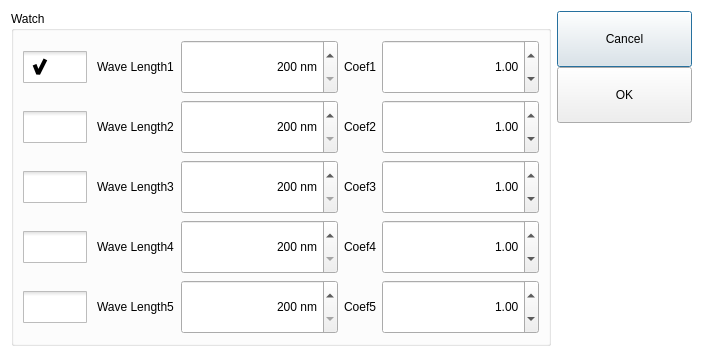
<?xml version="1.0" encoding="UTF-8"?>
<ui version="4.0">
 <class>UvDialog</class>
 <widget class="QDialog" name="UvDialog">
  <property name="geometry">
   <rect>
    <x>0</x>
    <y>0</y>
    <width>703</width>
    <height>341</height>
   </rect>
  </property>
  <property name="windowTitle">
   <string>UV-VIS</string>
  </property>
  <property name="styleSheet">
   <string notr="true">QDialog{
	background-color: rgb(255, 255, 255);
}

/*checkbox字体和间距设置*/
QCheckBox{
	spacing: 10px;
	font: 12pt &quot;黑体&quot;;
}

/*checkbox样式设置*/
QCheckBox::indicator { 
	width: 64px;
	height: 32px;
}
/*未选中*/
QCheckBox::indicator::unchecked {	
	image: url(:/icons/uncheck1.png);
}
/*选中*/
QCheckBox::indicator::checked { 
	image: url(:/icons/check1.png);
}

QPushButton,QLabel,QLineEdit,QSpinBox,QDoubleSpinBox{
	min-height:48px;
	font: 12pt &quot;黑体&quot;;
}

QGroupBox{
	font: Bold 14pt &quot;黑体&quot;;
}

/*spinbox 抬起样式*/
QTimeEdit::up-button,QDoubleSpinBox::up-button,QSpinBox::up-button {subcontrol-origin:border;
    subcontrol-position:right;
	image: url(:/icons/up_left.png);
	background-color: rgb(255, 255, 255);
    width: 36px;
    height: 50px;       
}
QTimeEdit::down-button,QDoubleSpinBox::down-button,QSpinBox::down-button {subcontrol-origin:border;
    subcontrol-position:left;
	image: url(:/icons/up_right.png);
	background-color: rgb(255, 255, 255);
    width: 36px;
    height: 50px;
}

/*按钮按下样式*/
QTimeEdit::up-button:pressed,QDoubleSpinBox::up-button:pressed,QSpinBox::up-button:pressed{subcontrol-origin:border;
    subcontrol-position:right;
    image: url(:/icons/up_left.png);
	background-color: rgb(255, 255, 255);
    width: 35px;
    height: 49px;       
}
  
QTimeEdit::down-button:pressed,QDoubleSpinBox::down-button:pressed,QSpinBox::down-button:pressed,QSpinBox::down-button:pressed{
    subcontrol-position:left;
    image: url(:/icons/up_right.png);
	background-color: rgb(255, 255, 255);
    width: 35px;
    height: 49px;   
}</string>
  </property>
  <layout class="QHBoxLayout" name="horizontalLayout_6" stretch="4,1">
   <item>
    <widget class="QGroupBox" name="groupBox_2">
     <property name="styleSheet">
      <string notr="true">QDialog{
	background-color: rgb(255, 255, 255);
}

/*checkbox字体和间距设置*/
QCheckBox{
	spacing: 10px;
	font: 12pt &quot;黑体&quot;;
}

/*checkbox样式设置*/
QCheckBox::indicator { 
	width: 64px;
	height: 32px;
}
/*未选中*/
QCheckBox::indicator::unchecked {	
	image: url(:/icons/uncheck1.png);
}
/*选中*/
QCheckBox::indicator::checked { 
	image: url(:/icons/check1.png);
}

QPushButton,QLabel,QLineEdit,QSpinBox{
	min-height:48px;
	font: 12pt &quot;黑体&quot;;
}

QGroupBox{
	font: Bold 14pt &quot;黑体&quot;;
}
</string>
     </property>
     <property name="title">
      <string>Watch</string>
     </property>
     <layout class="QVBoxLayout" name="verticalLayout">
      <item>
       <layout class="QHBoxLayout" name="horizontalLayout" stretch="0,1,0,1">
        <item>
         <widget class="QCheckBox" name="wl1CheckBox">
          <property name="text">
           <string>Wave Length1</string>
          </property>
          <property name="checked">
           <bool>true</bool>
          </property>
         </widget>
        </item>
        <item>
         <widget class="QSpinBox" name="wl1SpinBox">
          <property name="alignment">
           <set>Qt::AlignRight|Qt::AlignTrailing|Qt::AlignVCenter</set>
          </property>
          <property name="suffix">
           <string> nm</string>
          </property>
          <property name="minimum">
           <number>200</number>
          </property>
          <property name="maximum">
           <number>850</number>
          </property>
          <property name="value">
           <number>200</number>
          </property>
         </widget>
        </item>
        <item>
         <widget class="QLabel" name="label">
          <property name="text">
           <string>Coef1</string>
          </property>
         </widget>
        </item>
        <item>
         <widget class="QDoubleSpinBox" name="cf1DoubleSpinBox">
          <property name="alignment">
           <set>Qt::AlignRight|Qt::AlignTrailing|Qt::AlignVCenter</set>
          </property>
          <property name="maximum">
           <double>1000.000000000000000</double>
          </property>
          <property name="value">
           <double>1.000000000000000</double>
          </property>
         </widget>
        </item>
       </layout>
      </item>
      <item>
       <layout class="QHBoxLayout" name="horizontalLayout_2" stretch="0,1,0,1">
        <item>
         <widget class="QCheckBox" name="wl2CheckBox">
          <property name="text">
           <string>Wave Length2</string>
          </property>
         </widget>
        </item>
        <item>
         <widget class="QSpinBox" name="wl2SpinBox">
          <property name="alignment">
           <set>Qt::AlignRight|Qt::AlignTrailing|Qt::AlignVCenter</set>
          </property>
          <property name="suffix">
           <string> nm</string>
          </property>
          <property name="minimum">
           <number>200</number>
          </property>
          <property name="maximum">
           <number>850</number>
          </property>
          <property name="value">
           <number>200</number>
          </property>
         </widget>
        </item>
        <item>
         <widget class="QLabel" name="label_2">
          <property name="text">
           <string>Coef2</string>
          </property>
         </widget>
        </item>
        <item>
         <widget class="QDoubleSpinBox" name="cf2DoubleSpinBox">
          <property name="alignment">
           <set>Qt::AlignRight|Qt::AlignTrailing|Qt::AlignVCenter</set>
          </property>
          <property name="maximum">
           <double>1000.000000000000000</double>
          </property>
          <property name="value">
           <double>1.000000000000000</double>
          </property>
         </widget>
        </item>
       </layout>
      </item>
      <item>
       <layout class="QHBoxLayout" name="horizontalLayout_3" stretch="0,1,0,1">
        <item>
         <widget class="QCheckBox" name="wl3CheckBox">
          <property name="text">
           <string>Wave Length3</string>
          </property>
         </widget>
        </item>
        <item>
         <widget class="QSpinBox" name="wl3SpinBox">
          <property name="alignment">
           <set>Qt::AlignRight|Qt::AlignTrailing|Qt::AlignVCenter</set>
          </property>
          <property name="suffix">
           <string> nm</string>
          </property>
          <property name="minimum">
           <number>200</number>
          </property>
          <property name="maximum">
           <number>850</number>
          </property>
         </widget>
        </item>
        <item>
         <widget class="QLabel" name="label_3">
          <property name="text">
           <string>Coef3</string>
          </property>
         </widget>
        </item>
        <item>
         <widget class="QDoubleSpinBox" name="cf3DoubleSpinBox">
          <property name="alignment">
           <set>Qt::AlignRight|Qt::AlignTrailing|Qt::AlignVCenter</set>
          </property>
          <property name="maximum">
           <double>1000.000000000000000</double>
          </property>
          <property name="value">
           <double>1.000000000000000</double>
          </property>
         </widget>
        </item>
       </layout>
      </item>
      <item>
       <layout class="QHBoxLayout" name="horizontalLayout_4" stretch="0,1,0,1">
        <item>
         <widget class="QCheckBox" name="wl4CheckBox">
          <property name="text">
           <string>Wave Length4</string>
          </property>
         </widget>
        </item>
        <item>
         <widget class="QSpinBox" name="wl4SpinBox">
          <property name="alignment">
           <set>Qt::AlignRight|Qt::AlignTrailing|Qt::AlignVCenter</set>
          </property>
          <property name="suffix">
           <string> nm</string>
          </property>
          <property name="minimum">
           <number>200</number>
          </property>
          <property name="maximum">
           <number>850</number>
          </property>
         </widget>
        </item>
        <item>
         <widget class="QLabel" name="label_4">
          <property name="text">
           <string>Coef4</string>
          </property>
         </widget>
        </item>
        <item>
         <widget class="QDoubleSpinBox" name="cf4DoubleSpinBox">
          <property name="alignment">
           <set>Qt::AlignRight|Qt::AlignTrailing|Qt::AlignVCenter</set>
          </property>
          <property name="singleStep">
           <double>1000.000000000000000</double>
          </property>
          <property name="value">
           <double>1.000000000000000</double>
          </property>
         </widget>
        </item>
       </layout>
      </item>
      <item>
       <layout class="QHBoxLayout" name="horizontalLayout_5" stretch="0,1,0,1">
        <item>
         <widget class="QCheckBox" name="wl5CheckBox">
          <property name="text">
           <string>Wave Length5</string>
          </property>
         </widget>
        </item>
        <item>
         <widget class="QSpinBox" name="wl5SpinBox">
          <property name="alignment">
           <set>Qt::AlignRight|Qt::AlignTrailing|Qt::AlignVCenter</set>
          </property>
          <property name="suffix">
           <string> nm</string>
          </property>
          <property name="minimum">
           <number>200</number>
          </property>
          <property name="maximum">
           <number>850</number>
          </property>
         </widget>
        </item>
        <item>
         <widget class="QLabel" name="label_5">
          <property name="text">
           <string>Coef5</string>
          </property>
         </widget>
        </item>
        <item>
         <widget class="QDoubleSpinBox" name="cf5DoubleSpinBox">
          <property name="alignment">
           <set>Qt::AlignRight|Qt::AlignTrailing|Qt::AlignVCenter</set>
          </property>
          <property name="maximum">
           <double>1000.000000000000000</double>
          </property>
          <property name="value">
           <double>1.000000000000000</double>
          </property>
         </widget>
        </item>
       </layout>
      </item>
     </layout>
    </widget>
   </item>
   <item>
    <layout class="QVBoxLayout" name="verticalLayout_2">
     <property name="spacing">
      <number>0</number>
     </property>
     <item>
      <widget class="QPushButton" name="cancelPBtn">
       <property name="text">
        <string>Cancel</string>
       </property>
      </widget>
     </item>
     <item>
      <widget class="QPushButton" name="okPBtn">
       <property name="text">
        <string>OK</string>
       </property>
      </widget>
     </item>
     <item>
      <spacer name="verticalSpacer">
       <property name="orientation">
        <enum>Qt::Vertical</enum>
       </property>
       <property name="sizeHint" stdset="0">
        <size>
         <width>20</width>
         <height>40</height>
        </size>
       </property>
      </spacer>
     </item>
    </layout>
   </item>
  </layout>
 </widget>
 <resources/>
 <connections/>
</ui>
